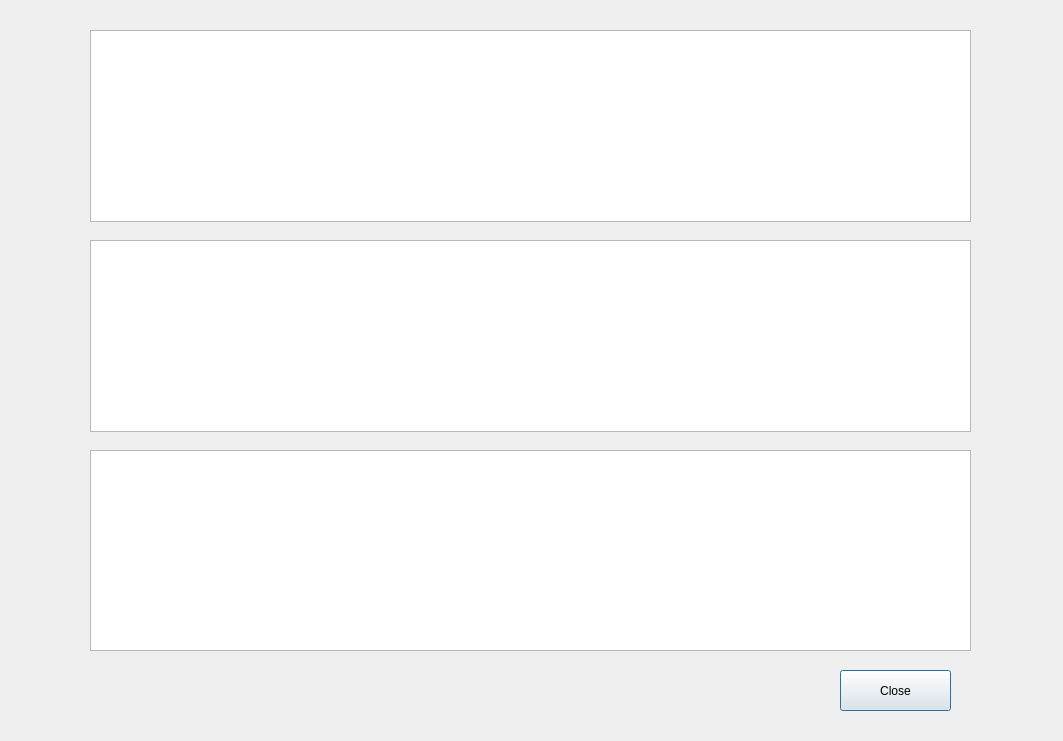
<?xml version="1.0" encoding="UTF-8"?>
<ui version="4.0">
 <class>tabshow</class>
 <widget class="QDialog" name="tabshow">
  <property name="geometry">
   <rect>
    <x>0</x>
    <y>0</y>
    <width>1063</width>
    <height>741</height>
   </rect>
  </property>
  <property name="windowTitle">
   <string>Dialog</string>
  </property>
  <widget class="QTableWidget" name="table1">
   <property name="geometry">
    <rect>
     <x>90</x>
     <y>30</y>
     <width>881</width>
     <height>192</height>
    </rect>
   </property>
  </widget>
  <widget class="QTableWidget" name="table2">
   <property name="geometry">
    <rect>
     <x>90</x>
     <y>240</y>
     <width>881</width>
     <height>192</height>
    </rect>
   </property>
  </widget>
  <widget class="QTableWidget" name="table3">
   <property name="geometry">
    <rect>
     <x>90</x>
     <y>450</y>
     <width>881</width>
     <height>201</height>
    </rect>
   </property>
  </widget>
  <widget class="QPushButton" name="pushButton">
   <property name="geometry">
    <rect>
     <x>840</x>
     <y>670</y>
     <width>111</width>
     <height>41</height>
    </rect>
   </property>
   <property name="text">
    <string>Close</string>
   </property>
  </widget>
 </widget>
 <resources/>
 <connections/>
</ui>
